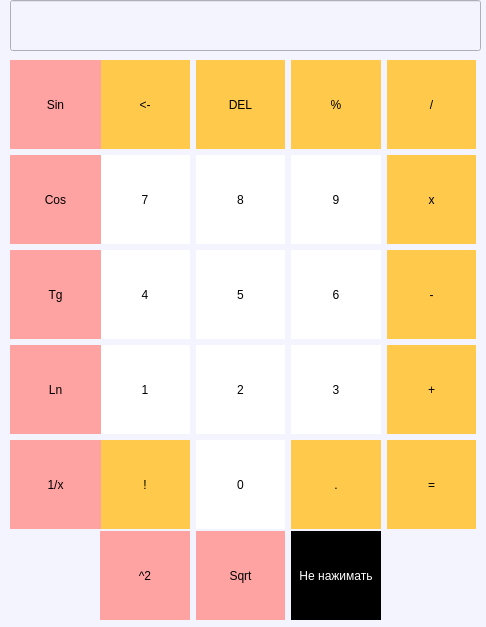
<?xml version="1.0" encoding="UTF-8"?>
<ui version="4.0">
 <class>Form</class>
 <widget class="QWidget" name="Form">
  <property name="geometry">
   <rect>
    <x>0</x>
    <y>0</y>
    <width>486</width>
    <height>627</height>
   </rect>
  </property>
  <property name="windowTitle">
   <string>Calculator</string>
  </property>
  <property name="styleSheet">
   <string notr="true">background-color: rgb(243, 244, 255);</string>
  </property>
  <widget class="QLineEdit" name="lineEdit">
   <property name="geometry">
    <rect>
     <x>10</x>
     <y>0</y>
     <width>471</width>
     <height>51</height>
    </rect>
   </property>
   <property name="styleSheet">
    <string notr="true">QLineEdit {
color: rgb(0, 0, 0);
font: 75 14pt &quot;Arial&quot;;
}</string>
   </property>
  </widget>
  <widget class="QWidget" name="gridLayoutWidget">
   <property name="geometry">
    <rect>
     <x>100</x>
     <y>60</y>
     <width>376</width>
     <height>471</height>
    </rect>
   </property>
   <layout class="QGridLayout" name="gridLayout">
    <item row="3" column="3">
     <widget class="QPushButton" name="pushButton_plus">
      <property name="cursor">
       <cursorShape>PointingHandCursor</cursorShape>
      </property>
      <property name="styleSheet">
       <string notr="true">QPushButton {
	width: 89px;
	height: 89px;
	background-color: #ffca4c;
	color: rgb(0, 0, 0);
	font: 87 24pt &quot;Arial&quot;;
	border-style: outset;
}

QPushButton:hover {
	background-color: #ff8e2b;
}

QPushButton:pressed {
	background-color: #ff7627;
}</string>
      </property>
      <property name="text">
       <string>+</string>
      </property>
     </widget>
    </item>
    <item row="4" column="3">
     <widget class="QPushButton" name="pushButton_ravno">
      <property name="cursor">
       <cursorShape>PointingHandCursor</cursorShape>
      </property>
      <property name="styleSheet">
       <string notr="true">QPushButton {
	width: 89px;
	height: 89px;
	background-color: #ffca4c;
	color: rgb(0, 0, 0);
	font: 87 24pt &quot;Arial&quot;;
	border-style: outset;
}

QPushButton:hover {
	background-color: #ff8e2b;
}

QPushButton:pressed {
	background-color: #ff7627;
}</string>
      </property>
      <property name="text">
       <string>=</string>
      </property>
     </widget>
    </item>
    <item row="2" column="3">
     <widget class="QPushButton" name="pushButton_minus">
      <property name="cursor">
       <cursorShape>PointingHandCursor</cursorShape>
      </property>
      <property name="styleSheet">
       <string notr="true">QPushButton {
	width: 89px;
	height: 89px;
	background-color: #ffca4c;
	color: rgb(0, 0, 0);
	font: 87 24pt &quot;Arial&quot;;
	border-style: outset;
}

QPushButton:hover {
	background-color: #ff8e2b;
}

QPushButton:pressed {
	background-color: #ff7627;
}</string>
      </property>
      <property name="text">
       <string>-</string>
      </property>
     </widget>
    </item>
    <item row="0" column="2">
     <widget class="QPushButton" name="pushButton_percent">
      <property name="cursor">
       <cursorShape>PointingHandCursor</cursorShape>
      </property>
      <property name="styleSheet">
       <string notr="true">QPushButton {
	width: 89px;
	height: 89px;
	background-color: #ffca4c;
	color: rgb(0, 0, 0);
	font: 87 24pt &quot;Arial&quot;;
	border-style: outset;
}

QPushButton:hover {
	background-color: #ff8e2b;
}

QPushButton:pressed {
	background-color: #ff7627;
}</string>
      </property>
      <property name="text">
       <string>%</string>
      </property>
     </widget>
    </item>
    <item row="0" column="3">
     <widget class="QPushButton" name="pushButton_delenie">
      <property name="cursor">
       <cursorShape>PointingHandCursor</cursorShape>
      </property>
      <property name="styleSheet">
       <string notr="true">QPushButton {
	width: 89px;
	height: 89px;
	background-color: #ffca4c;
	color: rgb(0, 0, 0);
	font: 87 24pt &quot;Arial&quot;;
	border-style: outset;
}

QPushButton:hover {
	background-color: #ff8e2b;
}

QPushButton:pressed {
	background-color: #ff7627;
}</string>
      </property>
      <property name="text">
       <string>/</string>
      </property>
     </widget>
    </item>
    <item row="1" column="2">
     <widget class="QPushButton" name="pushButton_9">
      <property name="cursor">
       <cursorShape>PointingHandCursor</cursorShape>
      </property>
      <property name="styleSheet">
       <string notr="true">QPushButton {
	width: 89px;
	height: 89px;
	background-color: rgb(255, 255, 255);
	color: rgb(0, 0, 0);
	font: 87 24pt &quot;Arial&quot;;
	border-style: outset;
}

QPushButton:hover {
	background-color: #bce8ff;
}

QPushButton:pressed {
	background-color: #6f91ff;
}</string>
      </property>
      <property name="text">
       <string>9</string>
      </property>
     </widget>
    </item>
    <item row="1" column="3">
     <widget class="QPushButton" name="pushButton_umnozh">
      <property name="cursor">
       <cursorShape>PointingHandCursor</cursorShape>
      </property>
      <property name="styleSheet">
       <string notr="true">QPushButton {
	width: 89px;
	height: 89px;
	background-color: #ffca4c;
	color: rgb(0, 0, 0);
	font: 87 24pt &quot;Arial&quot;;
	border-style: outset;
}

QPushButton:hover {
	background-color: #ff8e2b;
}

QPushButton:pressed {
	background-color: #ff7627;
}</string>
      </property>
      <property name="text">
       <string>x</string>
      </property>
     </widget>
    </item>
    <item row="4" column="2">
     <widget class="QPushButton" name="pushButton_tochka">
      <property name="cursor">
       <cursorShape>PointingHandCursor</cursorShape>
      </property>
      <property name="styleSheet">
       <string notr="true">QPushButton {
	width: 89px;
	height: 89px;
	background-color: #ffca4c;
	color: rgb(0, 0, 0);
	font: 87 24pt &quot;Arial&quot;;
	border-style: outset;
}

QPushButton:hover {
	background-color: #ff8e2b;
}

QPushButton:pressed {
	background-color: #ff7627;
}</string>
      </property>
      <property name="text">
       <string>.</string>
      </property>
     </widget>
    </item>
    <item row="3" column="2">
     <widget class="QPushButton" name="pushButton_3">
      <property name="cursor">
       <cursorShape>PointingHandCursor</cursorShape>
      </property>
      <property name="styleSheet">
       <string notr="true">QPushButton {
	width: 89px;
	height: 89px;
	background-color: rgb(255, 255, 255);
	color: rgb(0, 0, 0);
	font: 87 24pt &quot;Arial&quot;;
	border-style: outset;
}

QPushButton:hover {
	background-color: #bce8ff;
}

QPushButton:pressed {
	background-color: #6f91ff;
}</string>
      </property>
      <property name="text">
       <string>3</string>
      </property>
     </widget>
    </item>
    <item row="2" column="2">
     <widget class="QPushButton" name="pushButton_6">
      <property name="cursor">
       <cursorShape>PointingHandCursor</cursorShape>
      </property>
      <property name="styleSheet">
       <string notr="true">QPushButton {
	width: 89px;
	height: 89px;
	background-color: rgb(255, 255, 255);
	color: rgb(0, 0, 0);
	font: 87 24pt &quot;Arial&quot;;
	border-style: outset;
}

QPushButton:hover {
	background-color: #bce8ff;
}

QPushButton:pressed {
	background-color: #6f91ff;
}</string>
      </property>
      <property name="text">
       <string>6</string>
      </property>
     </widget>
    </item>
    <item row="0" column="1">
     <widget class="QPushButton" name="pushButton_del">
      <property name="cursor">
       <cursorShape>PointingHandCursor</cursorShape>
      </property>
      <property name="styleSheet">
       <string notr="true">QPushButton {
	width: 89px;
	height: 89px;
	background-color: #ffca4c;
	color: rgb(0, 0, 0);
	font: 87 24pt &quot;Arial&quot;;
	border-style: outset;
}

QPushButton:hover {
	background-color: #ff8e2b;
}

QPushButton:pressed {
	background-color: #ff7627;
}</string>
      </property>
      <property name="text">
       <string>DEL</string>
      </property>
     </widget>
    </item>
    <item row="1" column="1">
     <widget class="QPushButton" name="pushButton_8">
      <property name="cursor">
       <cursorShape>PointingHandCursor</cursorShape>
      </property>
      <property name="styleSheet">
       <string notr="true">QPushButton {
	width: 89px;
	height: 89px;
	background-color: rgb(255, 255, 255);
	color: rgb(0, 0, 0);
	font: 87 24pt &quot;Arial&quot;;
	border-style: outset;
}

QPushButton:hover {
	background-color: #bce8ff;
}

QPushButton:pressed {
	background-color: #6f91ff;
}</string>
      </property>
      <property name="text">
       <string>8</string>
      </property>
     </widget>
    </item>
    <item row="2" column="1">
     <widget class="QPushButton" name="pushButton_5">
      <property name="cursor">
       <cursorShape>PointingHandCursor</cursorShape>
      </property>
      <property name="styleSheet">
       <string notr="true">QPushButton {
	width: 89px;
	height: 89px;
	background-color: rgb(255, 255, 255);
	color: rgb(0, 0, 0);
	font: 87 24pt &quot;Arial&quot;;
	border-style: outset;
}

QPushButton:hover {
	background-color: #bce8ff;
}

QPushButton:pressed {
	background-color: #6f91ff;
}</string>
      </property>
      <property name="text">
       <string>5</string>
      </property>
     </widget>
    </item>
    <item row="3" column="1">
     <widget class="QPushButton" name="pushButton_2">
      <property name="cursor">
       <cursorShape>PointingHandCursor</cursorShape>
      </property>
      <property name="styleSheet">
       <string notr="true">QPushButton {
	width: 89px;
	height: 89px;
	background-color: rgb(255, 255, 255);
	color: rgb(0, 0, 0);
	font: 87 24pt &quot;Arial&quot;;
	border-style: outset;
}

QPushButton:hover {
	background-color: #bce8ff;
}

QPushButton:pressed {
	background-color: #6f91ff;
}</string>
      </property>
      <property name="text">
       <string>2</string>
      </property>
     </widget>
    </item>
    <item row="1" column="0">
     <widget class="QPushButton" name="pushButton_7">
      <property name="cursor">
       <cursorShape>PointingHandCursor</cursorShape>
      </property>
      <property name="styleSheet">
       <string notr="true">QPushButton {
	width: 89px;
	height: 89px;
	background-color: rgb(255, 255, 255);
	color: rgb(0, 0, 0);
	font: 87 24pt &quot;Arial&quot;;
	border-style: outset;
}

QPushButton:hover {
	background-color: #bce8ff;
}

QPushButton:pressed {
	background-color: #6f91ff;
}</string>
      </property>
      <property name="text">
       <string>7</string>
      </property>
     </widget>
    </item>
    <item row="4" column="1">
     <widget class="QPushButton" name="pushButton_0">
      <property name="cursor">
       <cursorShape>PointingHandCursor</cursorShape>
      </property>
      <property name="styleSheet">
       <string notr="true">QPushButton {
	width: 89px;
	height: 89px;
	background-color: rgb(255, 255, 255);
	color: rgb(0, 0, 0);
	font: 87 24pt &quot;Arial&quot;;
	border-style: outset;
}

QPushButton:hover {
	background-color: #bce8ff;
}

QPushButton:pressed {
	background-color: #6f91ff;
}</string>
      </property>
      <property name="text">
       <string>0</string>
      </property>
     </widget>
    </item>
    <item row="2" column="0">
     <widget class="QPushButton" name="pushButton_4">
      <property name="cursor">
       <cursorShape>PointingHandCursor</cursorShape>
      </property>
      <property name="styleSheet">
       <string notr="true">QPushButton {
	width: 89px;
	height: 89px;
	background-color: rgb(255, 255, 255);
	color: rgb(0, 0, 0);
	font: 87 24pt &quot;Arial&quot;;
	border-style: outset;
}

QPushButton:hover {
	background-color: #bce8ff;
}

QPushButton:pressed {
	background-color: #6f91ff;
}</string>
      </property>
      <property name="text">
       <string>4</string>
      </property>
     </widget>
    </item>
    <item row="0" column="0">
     <widget class="QPushButton" name="pushButton_nazad">
      <property name="cursor">
       <cursorShape>PointingHandCursor</cursorShape>
      </property>
      <property name="styleSheet">
       <string notr="true">QPushButton {
	width: 89px;
	height: 89px;
	background-color: #ffca4c;
	color: rgb(0, 0, 0);
	font: 87 24pt &quot;Arial&quot;;
	border-style: outset;
}

QPushButton:hover {
	background-color: #ff8e2b;
}

QPushButton:pressed {
	background-color: #ff7627;
}</string>
      </property>
      <property name="text">
       <string>&lt;-</string>
      </property>
     </widget>
    </item>
    <item row="3" column="0">
     <widget class="QPushButton" name="pushButton_1">
      <property name="cursor">
       <cursorShape>PointingHandCursor</cursorShape>
      </property>
      <property name="styleSheet">
       <string notr="true">QPushButton {
	width: 89px;
	height: 89px;
	background-color: rgb(255, 255, 255);
	color: rgb(0, 0, 0);
	font: 87 24pt &quot;Arial&quot;;
	border-style: outset;
}

QPushButton:hover {
	background-color: #bce8ff;
}

QPushButton:pressed {
	background-color: #6f91ff;
}</string>
      </property>
      <property name="text">
       <string>1</string>
      </property>
     </widget>
    </item>
    <item row="4" column="0">
     <widget class="QPushButton" name="pushButton_voskl">
      <property name="cursor">
       <cursorShape>PointingHandCursor</cursorShape>
      </property>
      <property name="styleSheet">
       <string notr="true">QPushButton {
	width: 89px;
	height: 89px;
	background-color: #ffca4c;
	color: rgb(0, 0, 0);
	font: 87 24pt &quot;Arial&quot;;
	border-style: outset;
}

QPushButton:hover {
	background-color: #ff8e2b;
}

QPushButton:pressed {
	background-color: #ff7627;
}</string>
      </property>
      <property name="text">
       <string>!</string>
      </property>
     </widget>
    </item>
   </layout>
  </widget>
  <widget class="QWidget" name="gridLayoutWidget_2">
   <property name="geometry">
    <rect>
     <x>10</x>
     <y>60</y>
     <width>91</width>
     <height>471</height>
    </rect>
   </property>
   <property name="styleSheet">
    <string notr="true">QPushButton {
	width: 89px;
	height: 89px;
	background-color: rgb(255, 255, 255);
	color: rgb(0, 0, 0);
	font: 87 24pt &quot;Arial&quot;;
	border-style: outset;
}

QPushButton:hover {
	background-color: #bce8ff;
}

QPushButton:pressed {
	background-color: #6f91ff;
}</string>
   </property>
   <layout class="QGridLayout" name="gridLayout_2">
    <item row="3" column="0">
     <widget class="QPushButton" name="pushButton_ln">
      <property name="styleSheet">
       <string notr="true">QPushButton {
	width: 89px;
	height: 89px;
	background-color:#ffa2a2;
	color: rgb(0, 0, 0);
	font: 87 24pt &quot;Arial&quot;;
	border-style: outset;
}

QPushButton:hover {
	background-color: #ff6f5c;
}

QPushButton:pressed {
	background-color: #ff0800;
}</string>
      </property>
      <property name="text">
       <string>Ln</string>
      </property>
     </widget>
    </item>
    <item row="1" column="0">
     <widget class="QPushButton" name="pushButton_cos">
      <property name="styleSheet">
       <string notr="true">QPushButton {
	width: 89px;
	height: 89px;
	background-color:#ffa2a2;
	color: rgb(0, 0, 0);
	font: 87 24pt &quot;Arial&quot;;
	border-style: outset;
}

QPushButton:hover {
	background-color: #ff6f5c;
}

QPushButton:pressed {
	background-color: #ff0800;
}</string>
      </property>
      <property name="text">
       <string>Cos</string>
      </property>
     </widget>
    </item>
    <item row="2" column="0">
     <widget class="QPushButton" name="pushButton_tg">
      <property name="styleSheet">
       <string notr="true">QPushButton {
	width: 89px;
	height: 89px;
	background-color:#ffa2a2;
	color: rgb(0, 0, 0);
	font: 87 24pt &quot;Arial&quot;;
	border-style: outset;
}

QPushButton:hover {
	background-color: #ff6f5c;
}

QPushButton:pressed {
	background-color: #ff0800;
}</string>
      </property>
      <property name="text">
       <string>Tg</string>
      </property>
     </widget>
    </item>
    <item row="4" column="0">
     <widget class="QPushButton" name="pushButton_delx">
      <property name="styleSheet">
       <string notr="true">QPushButton {
	width: 89px;
	height: 89px;
	background-color:#ffa2a2;
	color: rgb(0, 0, 0);
	font: 87 24pt &quot;Arial&quot;;
	border-style: outset;
}

QPushButton:hover {
	background-color: #ff6f5c;
}

QPushButton:pressed {
	background-color: #ff0800;
}</string>
      </property>
      <property name="text">
       <string>1/x</string>
      </property>
     </widget>
    </item>
    <item row="0" column="0">
     <widget class="QPushButton" name="pushButton_sin">
      <property name="styleSheet">
       <string notr="true">QPushButton {
	width: 89px;
	height: 89px;
	background-color:#ffa2a2;
	color: rgb(0, 0, 0);
	font: 87 24pt &quot;Arial&quot;;
	border-style: outset;
}

QPushButton:hover {
	background-color: #ff6f5c;
}

QPushButton:pressed {
	background-color: #ff0800;
}</string>
      </property>
      <property name="text">
       <string>Sin</string>
      </property>
     </widget>
    </item>
   </layout>
  </widget>
  <widget class="QWidget" name="gridLayoutWidget_3">
   <property name="geometry">
    <rect>
     <x>100</x>
     <y>530</y>
     <width>281</width>
     <height>91</height>
    </rect>
   </property>
   <layout class="QGridLayout" name="gridLayout_3">
    <item row="0" column="2">
     <widget class="QPushButton" name="pushButton_14">
      <property name="styleSheet">
       <string notr="true">QPushButton {
	width: 89px;
	height: 89px;
	background-color: black;
	color: white;
	font: 87 10pt &quot;Arial&quot;;
	border-style: outset;
}

QPushButton:hover {
	background-color:  black;
}

QPushButton:pressed {
	background-color:  black;
}</string>
      </property>
      <property name="text">
       <string>Не нажимать</string>
      </property>
     </widget>
    </item>
    <item row="0" column="1">
     <widget class="QPushButton" name="pushButton_sqrt">
      <property name="styleSheet">
       <string notr="true">QPushButton {
	width: 89px;
	height: 89px;
	background-color:#ffa2a2;
	color: rgb(0, 0, 0);
	font: 87 24pt &quot;Arial&quot;;
	border-style: outset;
}

QPushButton:hover {
	background-color: #ff6f5c;
}

QPushButton:pressed {
	background-color: #ff0800;
}</string>
      </property>
      <property name="text">
       <string>Sqrt</string>
      </property>
     </widget>
    </item>
    <item row="0" column="0">
     <widget class="QPushButton" name="pushButton_step2">
      <property name="styleSheet">
       <string notr="true">QPushButton {
	width: 89px;
	height: 89px;
	background-color:#ffa2a2;
	color: rgb(0, 0, 0);
	font: 87 24pt &quot;Arial&quot;;
	border-style: outset;
}

QPushButton:hover {
	background-color: #ff6f5c;
}

QPushButton:pressed {
	background-color: #ff0800;
}</string>
      </property>
      <property name="text">
       <string>^2</string>
      </property>
     </widget>
    </item>
   </layout>
  </widget>
 </widget>
 <resources/>
 <connections/>
</ui>
